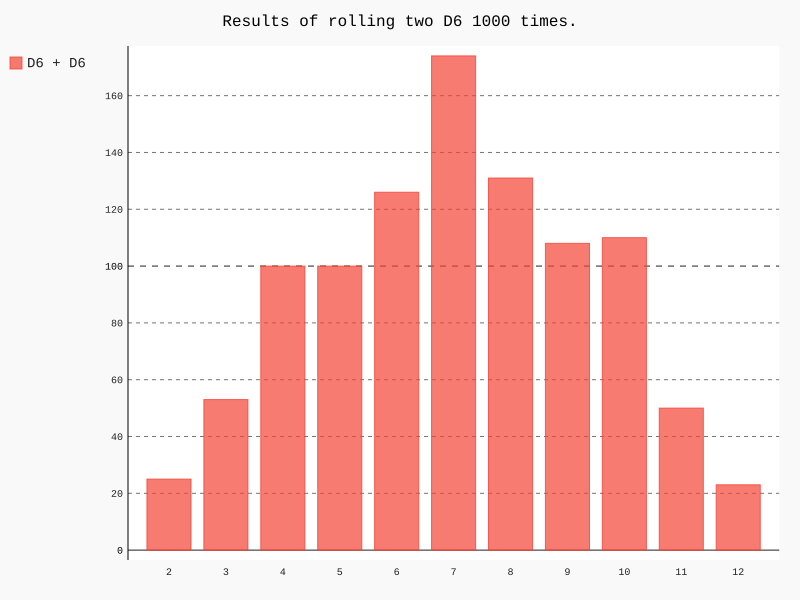

This figure's Python source:
from dice import Dice
import pygal

# Create two D6 dice
dice1 = Dice()
dice2 = Dice()
number_rolls = 1000

# Make some rolls, and store results in a list
results = []
for roll in range(number_rolls):
    result = dice1.roll() + dice2.roll()
    results.append(result)

# analyze the results
frequencies = []
max_result = dice1.num_sides + dice2.num_sides
for value in range(2, max_result + 1):
    frequency = results.count(value)
    frequencies.append(frequency)

# Visualize the results
hist = pygal.Bar()

hist.title = 'Results of rolling two D6 1000 times.'
hist.x_labels = ['2', '3', '4', '5', '6', '7', '8', '9', '10', '11', '12']
hist._x_title = 'Result'
hist._y_title = 'Frequency of Result'

hist.add('D6 + D6', frequencies)
hist.render_to_file('./Project_2-Data_Visualization/exercises/2dice_visual.svg')
